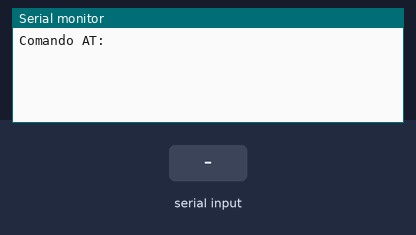
Bench run of a sketch on a simulated Arduino Uno, built with avr-gcc and run on an emulated ATmega328P. On the bench: the last lines printed to the serial monitor. Inputs (shaded band) come from the test bench.

Above: at 1.3 s.
1.4 s: "1" received over the second serial link
At 1.8 s:
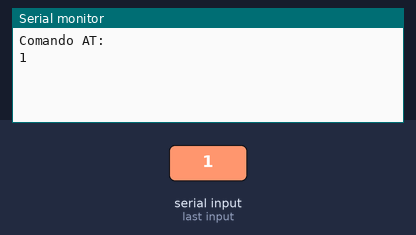
2.9 s: "0" received over the second serial link
At 4.2 s:
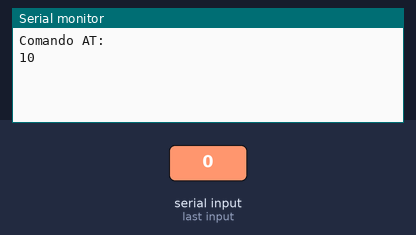

Measured:
- after the input at 1.4 s, the serial monitor: prints a new line at once (image 1)
- after the input at 2.9 s, the serial monitor: prints a new line at once (image 2)

The sketch:

BTConfig.ino
```cpp
/*
 *  Código para configurar o HC-05 com códigos AT
 *  Certifique-se que o pino EN do HC-05 está conectado no 3.3v
 *
 *  Comandos AT úteis:
 *  Verificar nome: AT+NAME
 *  Verificar senha: AT+PSWD
 *  Mudar nome: AT+NAME=novonome
 *  Verificar velocidade do UART: AT+UART
*/

#include <SoftwareSerial.h> //biblioteca para comunicação UART com o HC-05

const int pinoRX = 2; //RX do Arduino - Conecte no TX do HC-05
const int pinoTX = 3; //TX do Arduino - Conecte no RX do HC-05

SoftwareSerial bluetooth(pinoRX, pinoTX); //cria uma objeto que representa o HC-05

void setup() {

  /*
     Inicializa o HC-05
     a velocidade, em bauds, depende da configuração do HC-05
     geralmente 9600 ou 38400
     para verificar, veja as instruções no arquivo BTConfig.ino, na pasta configuração
  */
  bluetooth.begin(38400);

  Serial.begin(9600);
  Serial.println("Comando AT:");
  delay(100);
}

void loop() {
  if (bluetooth.available()) {  //se o bt está recebendo algo
    Serial.write(bluetooth.read()); //envia a mensagem lida para o monitor serial
  }

  if (Serial.available()) { //se o monitor serial está recebendo algo
    bluetooth.write(Serial.read());  //envia a mensagem digitada para o bt
  }
}
```
